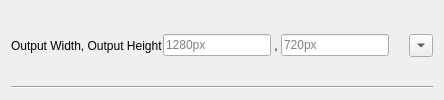
                <widget class="QWidget" name="widget4_oW_2" native="true">
                 <property name="sizePolicy">
                  <sizepolicy hsizetype="Preferred" vsizetype="Maximum">
                   <horstretch>0</horstretch>
                   <verstretch>0</verstretch>
                  </sizepolicy>
                 </property>
                 <property name="toolTip">
                  <string>&lt;html&gt;&lt;head/&gt;&lt;body&gt;&lt;p&gt;Resolution (in pixels) of the window you will see. Entering fullscreen, in a way, sets this to your monitor's resolution.&lt;/p&gt;&lt;/body&gt;&lt;/html&gt;</string>
                 </property>
                 <layout class="QVBoxLayout" name="verticalLayout_25">
                  <item>
                   <widget class="QWidget" name="widget_16" native="true">
                    <property name="sizePolicy">
                     <sizepolicy hsizetype="Preferred" vsizetype="Minimum">
                      <horstretch>0</horstretch>
                      <verstretch>0</verstretch>
                     </sizepolicy>
                    </property>
                    <layout class="QHBoxLayout" name="horizontalLayout_8" stretch="0,0,0,0,0,0,0">
                     <property name="spacing">
                      <number>0</number>
                     </property>
                     <property name="leftMargin">
                      <number>0</number>
                     </property>
                     <property name="topMargin">
                      <number>0</number>
                     </property>
                     <property name="rightMargin">
                      <number>0</number>
                     </property>
                     <property name="bottomMargin">
                      <number>0</number>
                     </property>
                     <item>
                      <widget class="QLabel" name="label_14">
                       <property name="text">
                        <string>Output Width, Output Height</string>
                       </property>
                      </widget>
                     </item>
                     <item>
                      <spacer name="horizontalSpacer_22">
                       <property name="orientation">
                        <enum>Qt::Orientation::Horizontal</enum>
                       </property>
                       <property name="sizeHint" stdset="0">
                        <size>
                         <width>0</width>
                         <height>20</height>
                        </size>
                       </property>
                      </spacer>
                     </item>
                     <item>
                      <widget class="QLineEdit" name="lineEdit_oWidth">
                       <property name="sizePolicy">
                        <sizepolicy hsizetype="Fixed" vsizetype="Fixed">
                         <horstretch>0</horstretch>
                         <verstretch>0</verstretch>
                        </sizepolicy>
                       </property>
                       <property name="maxLength">
                        <number>4</number>
                       </property>
                       <property name="placeholderText">
                        <string>1280px</string>
                       </property>
                      </widget>
                     </item>
                     <item>
                      <widget class="QLabel" name="label_22">
                       <property name="text">
                        <string> , </string>
                       </property>
                      </widget>
                     </item>
                     <item>
                      <widget class="QLineEdit" name="lineEdit_oHeight">
                       <property name="sizePolicy">
                        <sizepolicy hsizetype="Fixed" vsizetype="Fixed">
                         <horstretch>0</horstretch>
                         <verstretch>0</verstretch>
                        </sizepolicy>
                       </property>
                       <property name="maxLength">
                        <number>4</number>
                       </property>
                       <property name="placeholderText">
                        <string>720px</string>
                       </property>
                      </widget>
                     </item>
                     <item>
                      <spacer name="horizontalSpacer_23">
                       <property name="orientation">
                        <enum>Qt::Orientation::Horizontal</enum>
                       </property>
                       <property name="sizeType">
                        <enum>QSizePolicy::Policy::Fixed</enum>
                       </property>
                       <property name="sizeHint" stdset="0">
                        <size>
                         <width>20</width>
                         <height>20</height>
                        </size>
                       </property>
                      </spacer>
                     </item>
                     <item>
                      <widget class="QToolButton" name="toolButton_outputResolution">
                       <property name="text">
                        <string>...</string>
                       </property>
                       <property name="arrowType">
                        <enum>Qt::ArrowType::DownArrow</enum>
                       </property>
                      </widget>
                     </item>
                    </layout>
                   </widget>
                  </item>
                  <item>
                   <widget class="Line" name="line_20">
                    <property name="orientation">
                     <enum>Qt::Orientation::Horizontal</enum>
                    </property>
                   </widget>
                  </item>
                 </layout>
                </widget>
